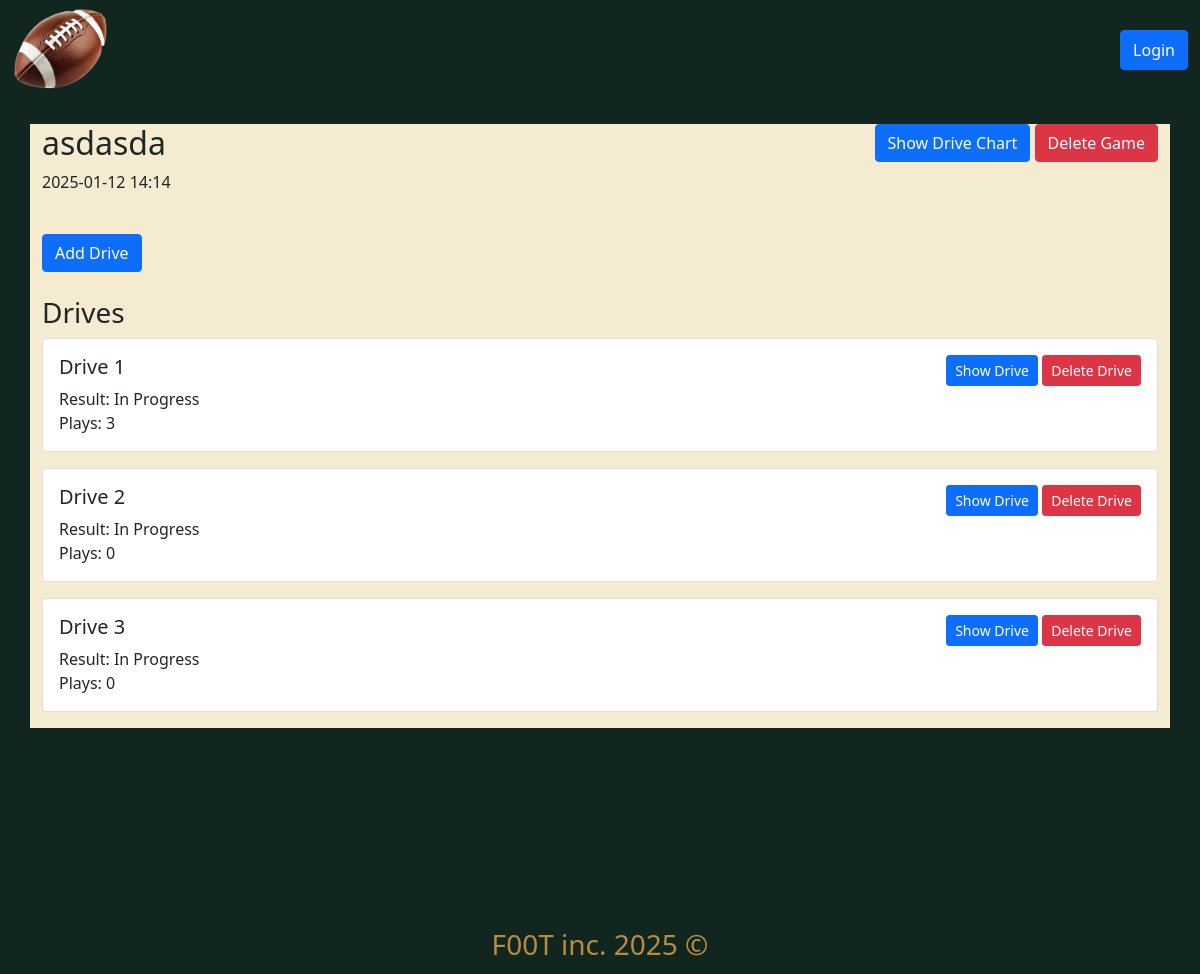
Before: /game/1 with the older database file.
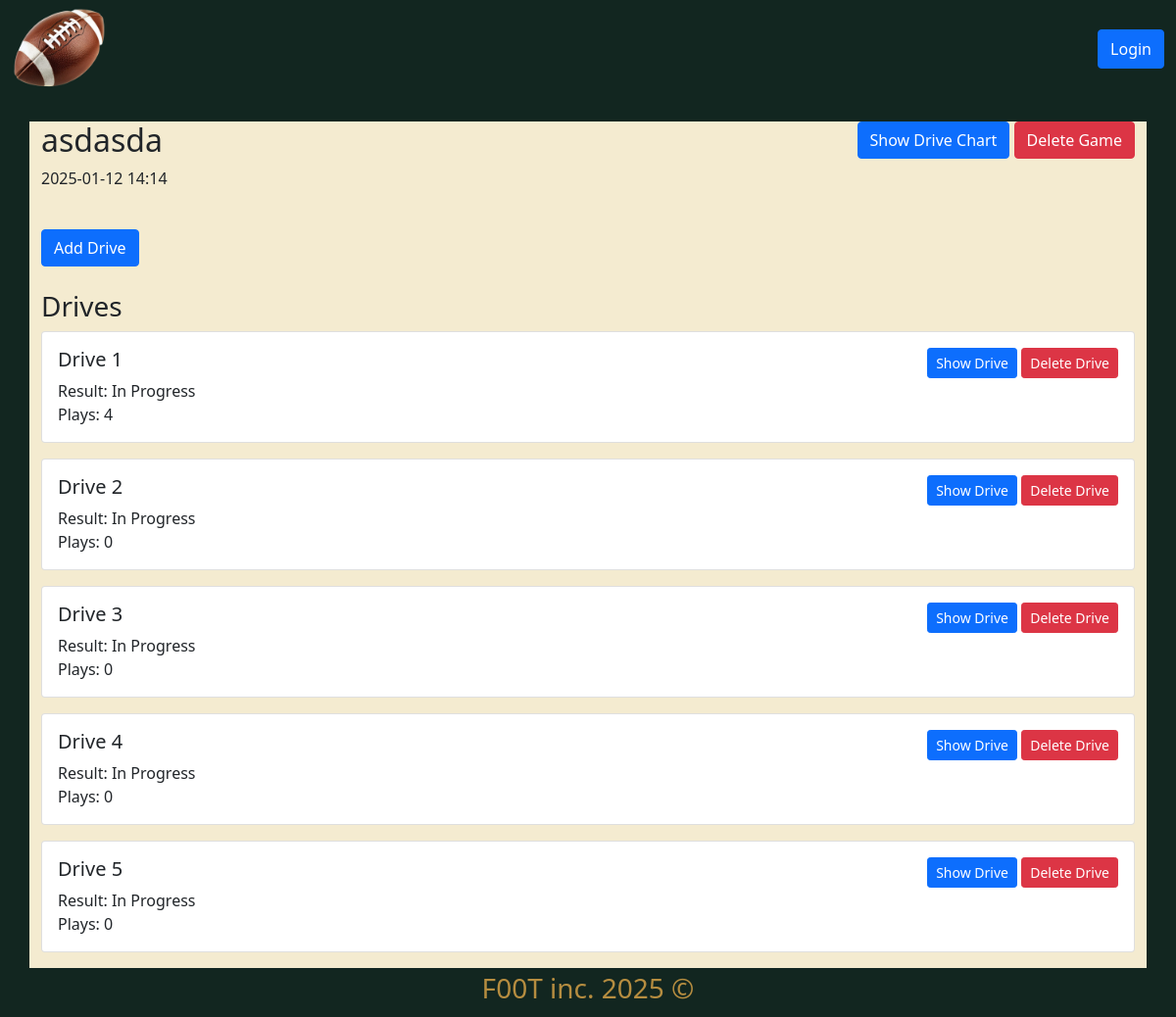
After: the same page with the newer database file.
### models.py (models this page shows)
class Drive(db.Model):
    id = db.Column(db.Integer, primary_key=True)
    game_id = db.Column(db.Integer, db.ForeignKey('game.id'), nullable=False)
    result = db.Column(db.String(50))
    plays = db.relationship('Play', backref='drive', lazy=True, cascade="all, delete-orphan")

### app.py (the view)
@app.route('/game/<int:game_id>')
def game_detail(game_id):
    game = Game.query.get_or_404(game_id)
    return render_template('components/game_detail.html', game=game)

### templates/components/game_detail.html
{% extends "index.html" %} {% block title %}{{ game.game_name }}{% endblock %}
{% block content %}
<div class="row mb-4">
  <div class="col">
    <h2>{{ game.game_name }}</h2>
    <p>{{ game.date.strftime('%Y-%m-%d') }} {{ game.time }}</p>
  </div>
  <div class="col text-end">
    <a
      href="{{ url_for('drive_chart', game_id=game.id) }}"
      class="btn btn-primary"
      >Show Drive Chart</a
    >
    <form
      action="{{ url_for('delete_game', game_id=game.id) }}"
      method="POST"
      class="d-inline"
    >
      <button
        type="submit"
        class="btn btn-danger"
        onclick="return confirm('Are you sure you want to delete this game?')"
      >
        Delete Game
      </button>
    </form>
  </div>
</div>
<div class="row mb-4">
  <div class="col">
    <form action="{{ url_for('add_drive', game_id=game.id) }}" method="POST">
      <button type="submit" class="btn btn-primary">Add Drive</button>
    </form>
  </div>
</div>
<div class="row">
  <div class="col">
    <h3>Drives</h3>
    {% for drive in game.drives %}
    <div class="card mb-3">
      <div class="card-body">
        <div class="d-flex justify-content-between align-items-start">
          <h5 class="card-title">Drive {{ loop.index }}</h5>
          <div>
            <a
              href="{{ url_for('drive_detail', drive_id=drive.id) }}"
              class="btn btn-sm btn-primary"
              >Show Drive</a
            >
            <form
              action="{{ url_for('delete_drive', drive_id=drive.id) }}"
              method="POST"
              class="d-inline"
            >
              <button
                type="submit"
                class="btn btn-sm btn-danger"
                onclick="return confirm('Are you sure you want to delete this drive?')"
              >
                Delete Drive
              </button>
            </form>
          </div>
        </div>
        <p class="card-text">
          Result: {{ drive.result or 'In Progress' }}<br />
          Plays: {{ drive.plays|length }}
        </p>
      </div>
    </div>
    {% endfor %}
  </div>
</div>
{% endblock %}

Changed rows visible on the page:
computed for Drive (number 1 of 5 on the later page): plays|length "3" → "4"
added Drive: result "In Progress", plays|length "0"
added Drive: result "In Progress", plays|length "0"
